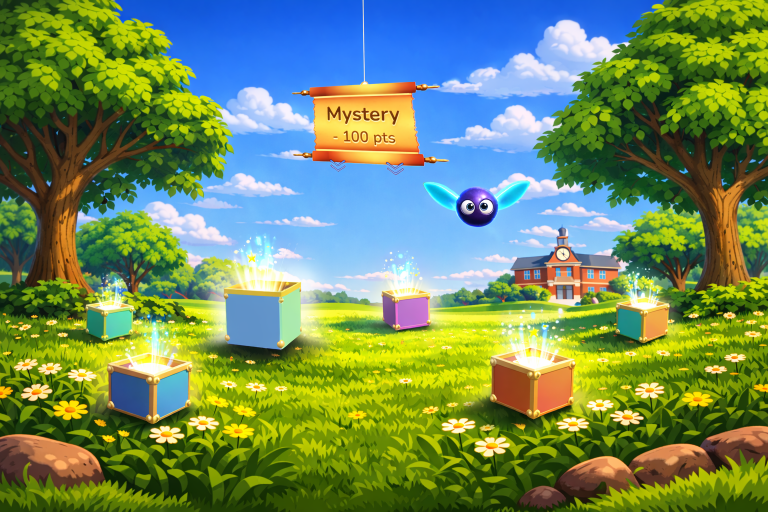
#> input picture MainLoadingScreen.png, 1536 x 1024 px (shown at 1/2 size)
$ python -i optimize-defender-champion-images.py   (imports and definitions only)
#> lines starting #> are read from the running program, lines starting #| are printed output that depends on the picture
#!/usr/bin/env python3

from __future__ import annotations

import argparse
import os
import sys
from pathlib import Path

from PIL import Image, ImageDraw, ImageFilter, ImageOps

MAX_OUTPUT_BYTES = 1_500_000
WEBP_METHOD = 6
OPAQUE_QUALITY = 90
CHARACTER_QUALITY = 98
ATLAS_COLUMNS = 4
ATLAS_ROWS = 4
PATH_LANE_WIDTH = 128
SPRITE_SAFE_INSET = 24
CASTLE_FRAME_COUNT = 4
CASTLE_ANCHOR_X = 271
CASTLE_GROUND_CONTACT_Y = 672
PATH_CONNECTIONS = (
    (),
    ("east", "west"),
    ("north", "south"),
    ("north", "east", "south", "west"),
    ("north", "east"),
    ("east", "south"),
    ("south", "west"),
    ("west", "north"),
    ("north", "east", "south"),
    ("east", "south", "west"),
    ("south", "west", "north"),
    ("west", "north", "east"),
    ("north",),
    ("east",),
    ("south",),
    ("west",),
)


# [8 lines left out: function normalized_image, not called in this run]


def pad_atlas(image: Image.Image) -> Image.Image:
    if "A" not in image.getbands():
        raise ValueError("Atlas mode requires a source image with an alpha channel")

    target_width = ((image.width + 3) // 4) * 4
    target_height = ((image.height + 3) // 4) * 4
    if image.size == (target_width, target_height):
        return image

    padded = Image.new("RGBA", (target_width, target_height), (0, 0, 0, 0))
    padded.alpha_composite(
        image,
        ((target_width - image.width) // 2, (target_height - image.height) // 2),
    )
    image.close()
    return padded


# [136 lines left out: functions threshold_bbox, remove_low_alpha, keep_largest_alpha_component, canonical_path_mask, average_dark_path_color, render_canonical_path_cell, not called in this run]


def normalize_path_atlas(image: Image.Image) -> Image.Image:
    atlas = pad_atlas(image)
    frame_width = atlas.width // ATLAS_COLUMNS
    frame_height = atlas.height // ATLAS_ROWS
    if (frame_width, frame_height) != (314, 314):
        raise ValueError(f"Path atlas frames must be 314x314, got {frame_width}x{frame_height}")
    normalized = Image.new("RGBA", atlas.size, (0, 0, 0, 0))
    texture_source = atlas.crop((88, 88, 226, 226)).convert("RGBA")
    fallback_texture = ImageOps.fit(texture_source, (frame_width, frame_height), method=Image.Resampling.LANCZOS)
    fallback_texture.putalpha(255)

    for index, connections in enumerate(PATH_CONNECTIONS):
        left = (index % ATLAS_COLUMNS) * frame_width
        top = (index // ATLAS_COLUMNS) * frame_height
        cell = atlas.crop((left, top, left + frame_width, top + frame_height))
        cell = remove_low_alpha(cell)
        cell = keep_largest_alpha_component(cell)
        cell = render_canonical_path_cell(cell, fallback_texture, connections, index == 0)
        normalized.alpha_composite(cell, (left, top))
        cell.close()
    fallback_texture.close()
    texture_source.close()
    atlas.close()
    return normalized


# [224 lines left out: functions normalize_sprite_atlas, normalize_title_sprite, normalize_castle_strip, optimize_image, build_parser, main, not called in this run]


# [2 lines not run here, left out]

>>> import cv2
>>> picture = cv2.imread('../MainLoadingScreen.png', cv2.IMREAD_GRAYSCALE)
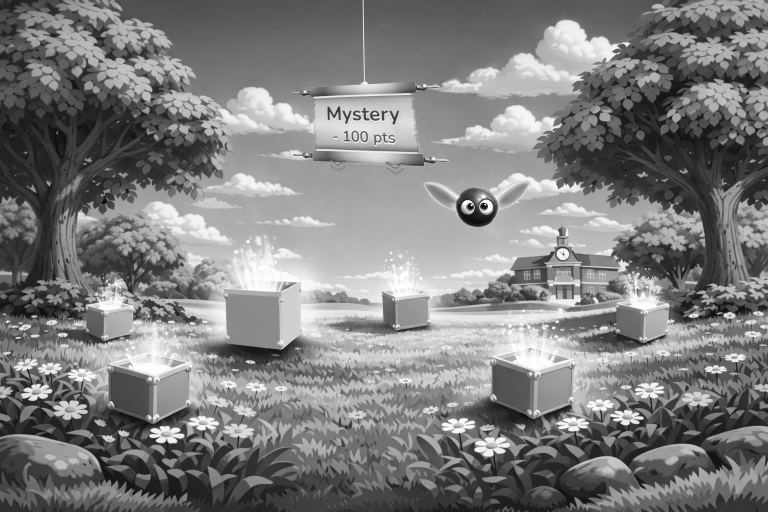
#> picture: shape (1024, 1536) (shown at 1/2 size); min 2, max 255, mean 125.6
#> (the run stopped early here; a loop or call above may not have finished)
